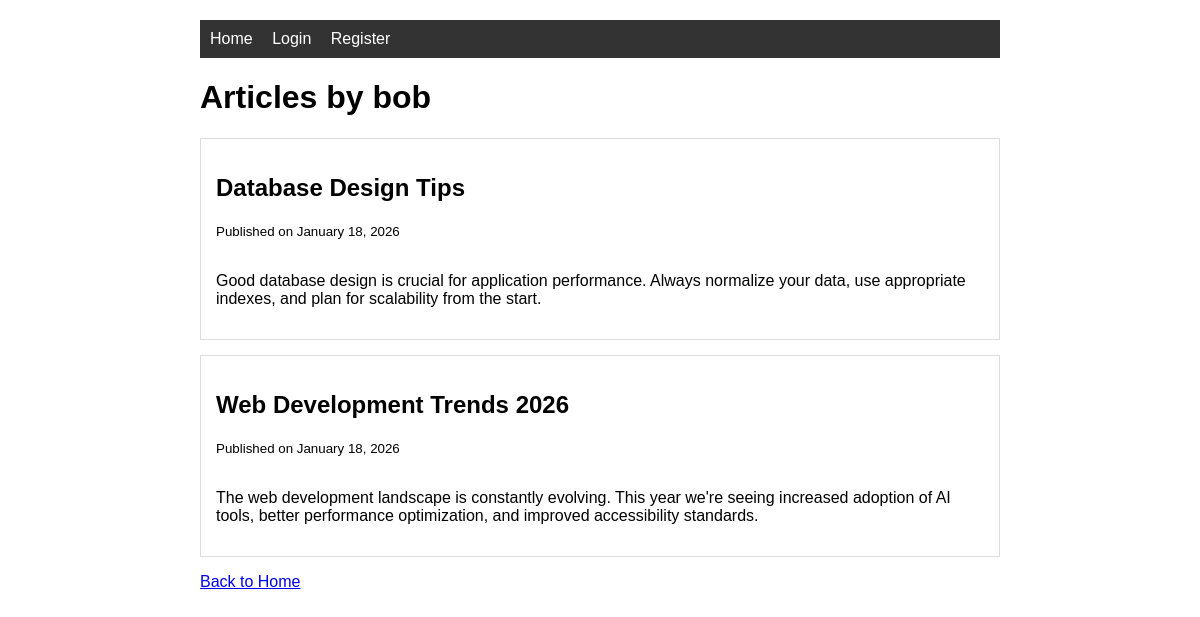
Screenshot of /user/bob/ with the database file from the repository.
### blog/models.py (models this page shows, shortened)
class Article(models.Model):
    title = models.CharField(max_length=200)
    content = models.TextField()
    author = models.ForeignKey(User, on_delete=models.CASCADE, related_name='articles')
    created_at = models.DateTimeField(auto_now_add=True)
    updated_at = models.DateTimeField(auto_now=True)
    class Meta:
        ordering = ['-created_at']

### blog/views.py (the view)
# urls.py: path('user/<str:username>/', views.user_articles, name='user_articles'),
def user_articles(request, username):
    user = get_object_or_404(User, username=username)
    articles = Article.objects.filter(author=user)
    return render(request, 'blog/user_articles.html', {'articles': articles, 'author': user})

### blog/templates/blog/user_articles.html (shortened to what this page needs)
{% extends 'blog/base.html' %}
{% block content %}
<h1>Articles by {{ author.username }}</h1>
{% if articles %}
    {% for article in articles %}
    <div class="article">
        <div class="article-header">
            <div>
                <h2>{{ article.title }}</h2>
                <p><small>Published on {{ article.created_at|date:"F d, Y" }}</small></p>
            </div>
        </div>
        <p>{{ article.content }}</p>
    </div>
    {% endfor %}
{% else %}
    <p>{{ author.username }} hasn't written any articles yet.</p>
{% endif %}
<p><a href="{% url 'home' %}">Back to Home</a></p>
{% endblock %}

### blog/templates/blog/base.html (style rules this page uses)
body { font-family: Arial, sans-serif; max-width: 800px; margin: 0 auto; padding: 20px; }
.article { border: 1px solid #ddd; padding: 15px; margin-bottom: 15px; }
.article-header { display: flex; justify-content: space-between; align-items: center; }

### rows the page displays
Article: title "Database Design Tips", created_at "January 18, 2026", content "Good database design is crucial for application performance. Always normalize your data, use appropriate indexes, and plan for scalability from the start."
Article: title "Web Development Trends 2026", created_at "January 18, 2026", content "The web development landscape is constantly evolving. This year we're seeing increased adoption of AI tools, better performance optimization, and improved accessibility standards."

### other values shown
{{ author.username }} "bob"
